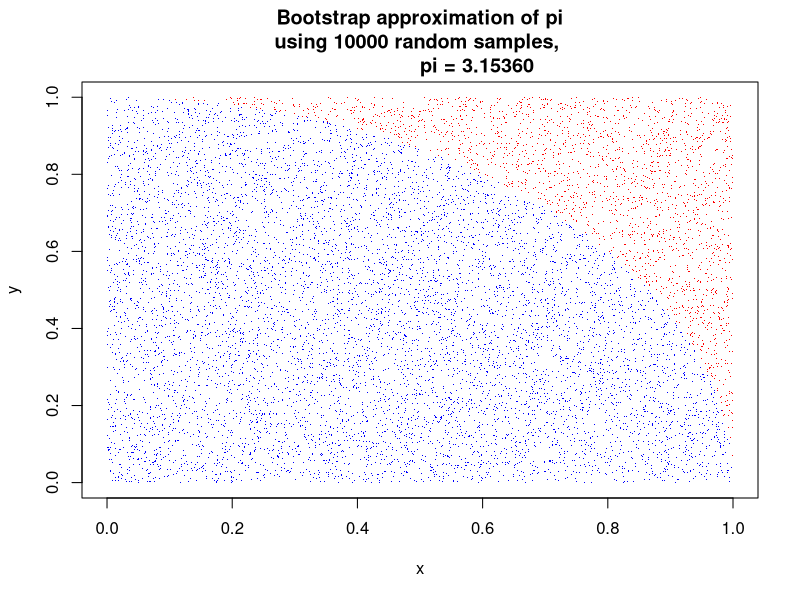

The R script that drew this image:

n <- 10000
x <- runif(n)
y <- runif(n)
inside <- x^2 + y^2 <= 1
pi <- 4*sum(inside) / n

plot(x,y,
     col=ifelse(inside,'blue','red'), cex=0.5, pch='.',
     main=sprintf("Bootstrap approximation of pi\nusing %s random samples, 
                   pi = %1.5f",n,pi)
    )
